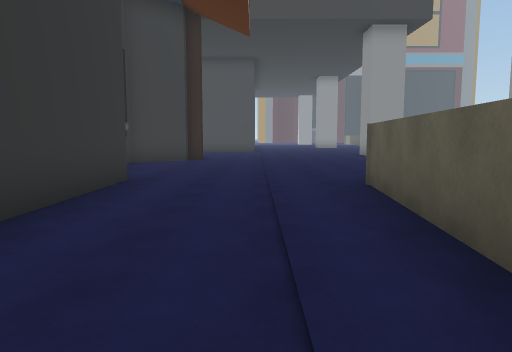
View 1 (above)

23 first-person views from a walk through a Unity game level. The camera is 1.5 m above the floor, tilts 6° down and sees 70° across. The floor is counted in squares, 2 m on a side. Each view is taken from the middle of a square. On the plan, view 1 faces up. The plan holds only what a view shows up to about 11 squares ahead; the rest is blank. The place goes on beyond the plan. The player character is not drawn. Some animated figures are left out.

View 2
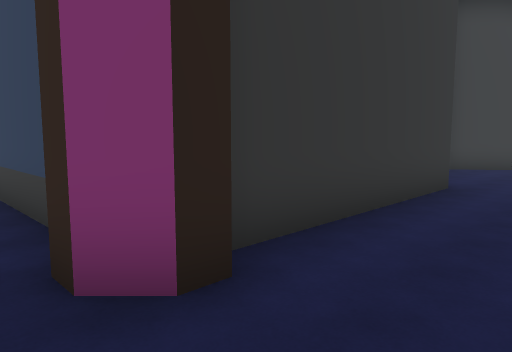

View 3
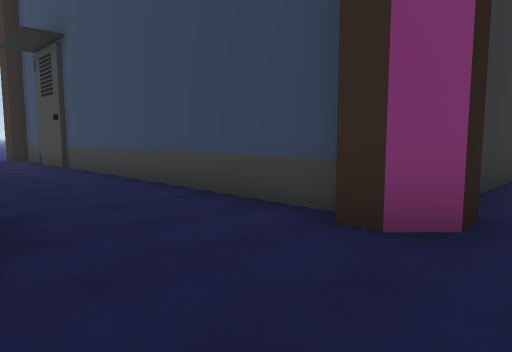

View 4
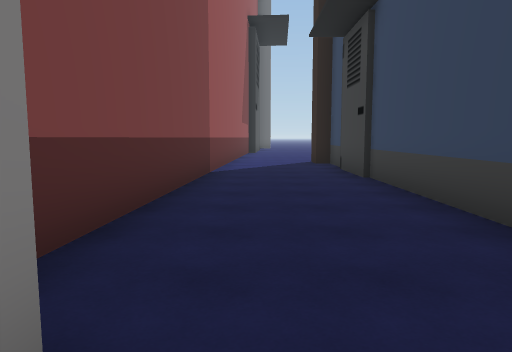

View 5
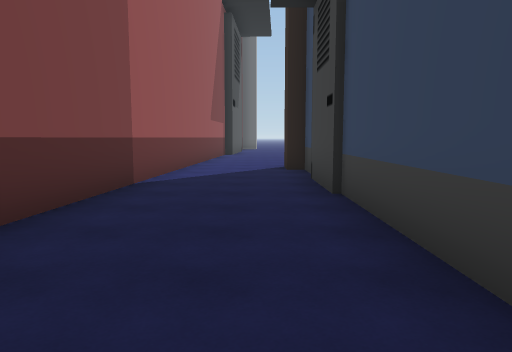

View 6
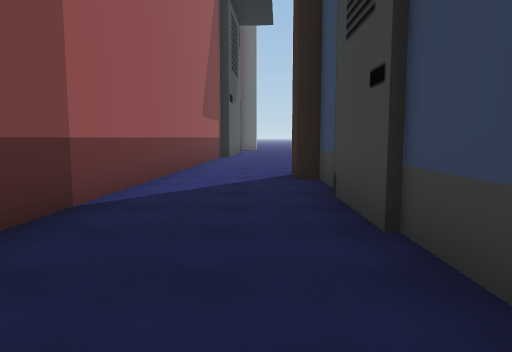

View 7
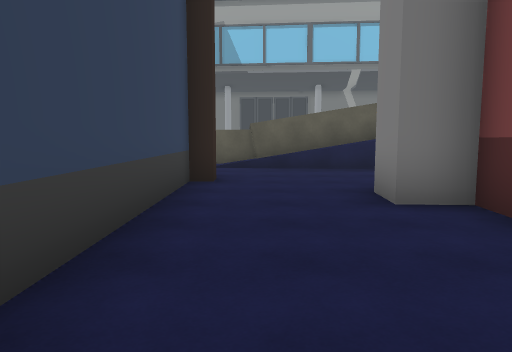

View 8
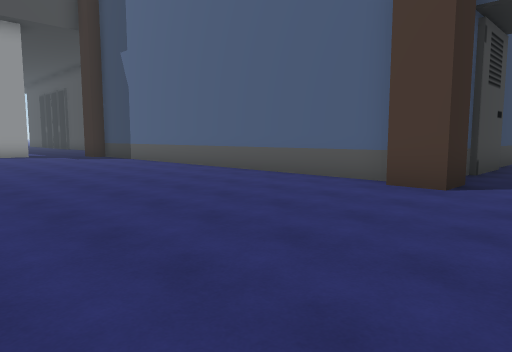

View 9
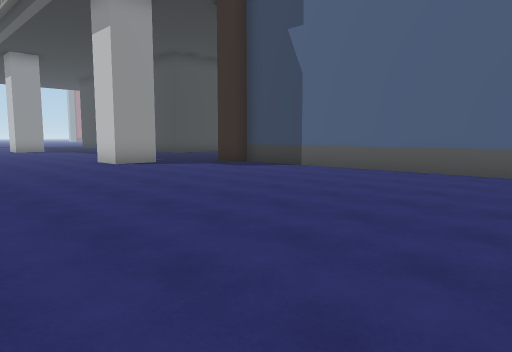

View 10
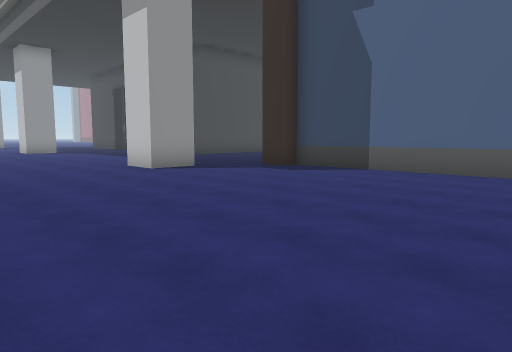

View 11
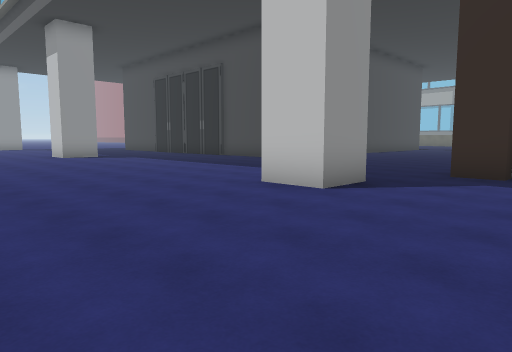

View 12
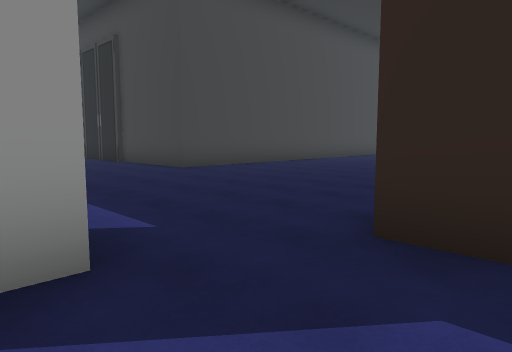

View 13
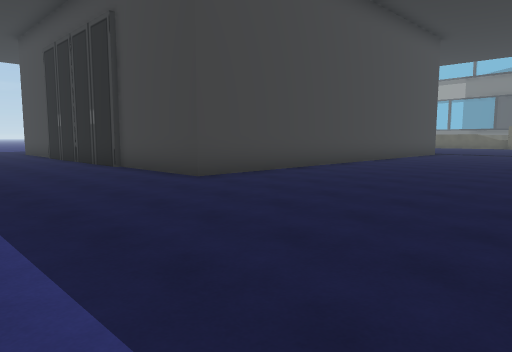

View 14
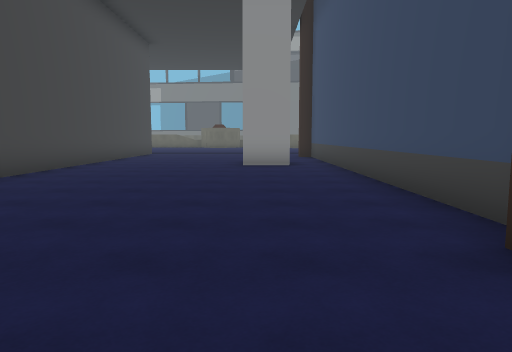

View 15
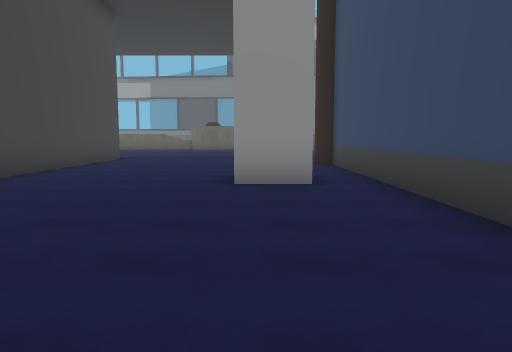

View 16
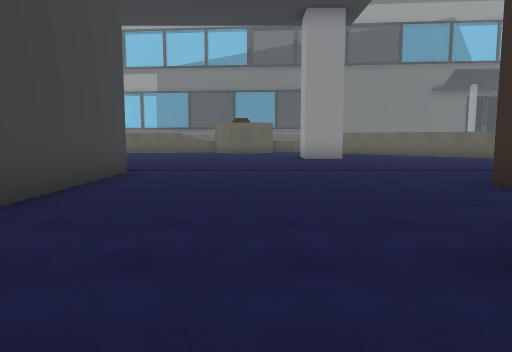

View 17
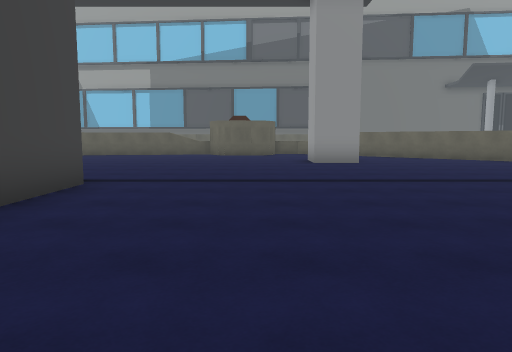

View 18
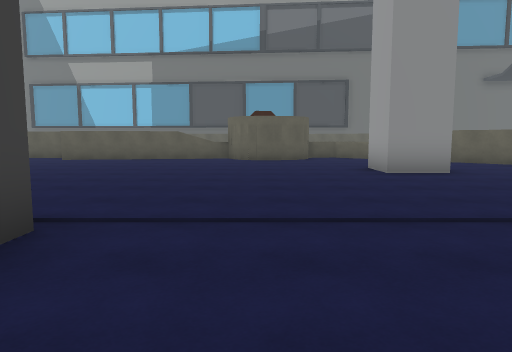

View 19
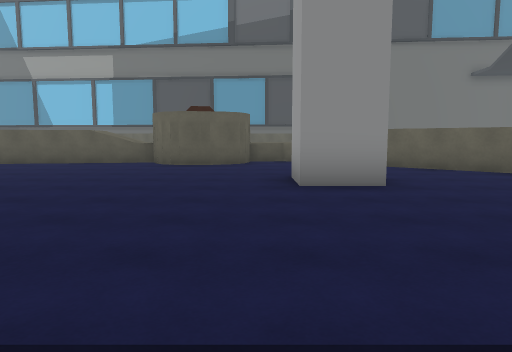

View 20
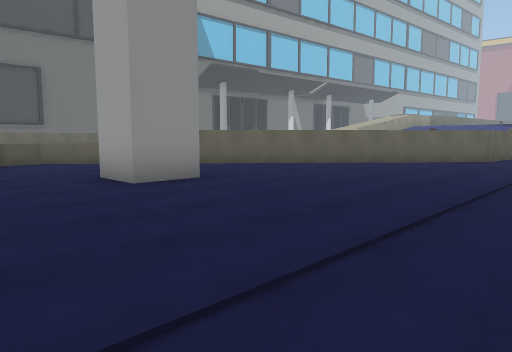

View 21
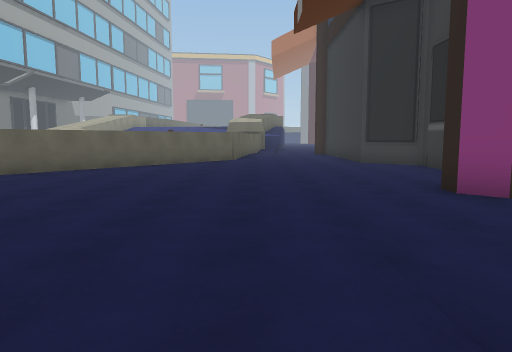

View 22
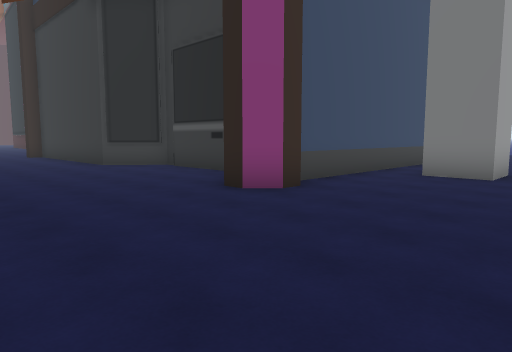

View 23
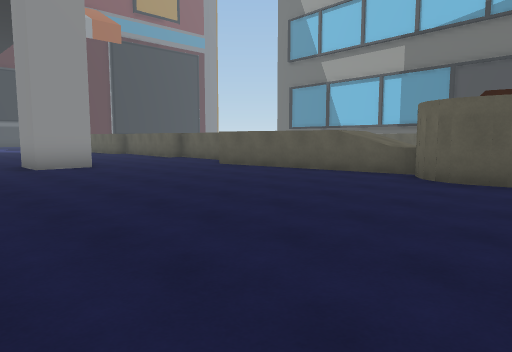

### Floor plan
Points are (right, up) in squares from view 1. A wall is a line through its corners. A room is listed if a view was taken in it or the views show most of it. See-through windows are left out.
Room 1 (views 1, 2, 3, 4, 5, 6, 7)
walls: (-2.7, 0.1) (-14.6, 0.1); (-1.9, 0.6) (-1.9, 0.2) (-2.3, -0.3) (-2.7, -0.3); (0.6, -4.2) (0.5, -0.8); (0.7, -1) (1, 0.2); (-14.6, -0.3) (-15.4, -0.3); (-16.6, -2.7) (-5, -3.4) (-4.9, -2.6) (-3.9, -2.6)
ways out: opening at (-15.5, -1.5) to room 2; opening at (-0.5, 0) to room 2
Room 2 (views 8, 9, 10, 11, 12, 13, 14, 15, 16, 17, 18, 19, 20, 21, 22, 23)
walls: (-7.1, 14) (-7.1, 15.4) (-5.8, 15.4) (-5.8, 14); (-14, 12.8) (-2.7, 12.8); (-2.7, 13.3) (-2.3, 13.3) (-1.9, 12.8) (-1.9, 12.4); (-15.4, 12.4) (-15.4, 13.4); (-2.3, 12.1) (-3.6, 11) (-3.6, 7.6) (-2.3, 6.5) (-2.3, 1); (-17.1, 14.1) (-18.5, 14.1) (-18.5, 15.4); (0, 19.8) (-12.8, 19.8) (-12.8, 25.5); (4.3, 14) (4.3, 15.4) (5.6, 15.4); (-15, 0.8) (-15, 12.4); (-15.4, -0.3) (-15.4, 0.6); (1.4, 1.8) (1.7, 5.6) (8, 12.9); (9.5, 18.9) (8.7, 24.2); (-19.1, -2.5) (-16.6, -2.7)
ways out: opening at (-15.5, -1.5) to room 1; opening at (-0.5, 0) to room 1; opening at (9.7, 16.3)

Where each view was taken, in squares from view 1:
view 1: 0 up, 0 right, facing up
view 2: 1 down, 0 right, facing up-left
view 3: 3 down, 1 left, facing up-left
view 4: 2 down, 4 left, facing left
view 5: 1 down, 6 left, facing left
view 6: 1 down, 8 left, facing left
view 7: 1 down, 9 left, facing right
view 8: 2 down, 21 left, facing up-right
view 9: 4 up, 23 left, facing up-right
view 10: 6 up, 23 left, facing up-right
view 11: 11 up, 23 left, facing up-right
view 12: 12 up, 18 left, facing up-right
view 13: 14 up, 17 left, facing up-right
view 14: 15 up, 17 left, facing right
view 15: 15 up, 13 left, facing right
view 16: 17 up, 8 left, facing right
view 17: 17 up, 6 left, facing right
view 18: 18 up, 3 left, facing right
view 19: 16 up, 1 left, facing right
view 20: 18 up, 1 left, facing down-right
view 21: 18 up, 1 right, facing down
view 22: 17 up, 2 right, facing down-left
view 23: 16 up, 2 right, facing up-right
